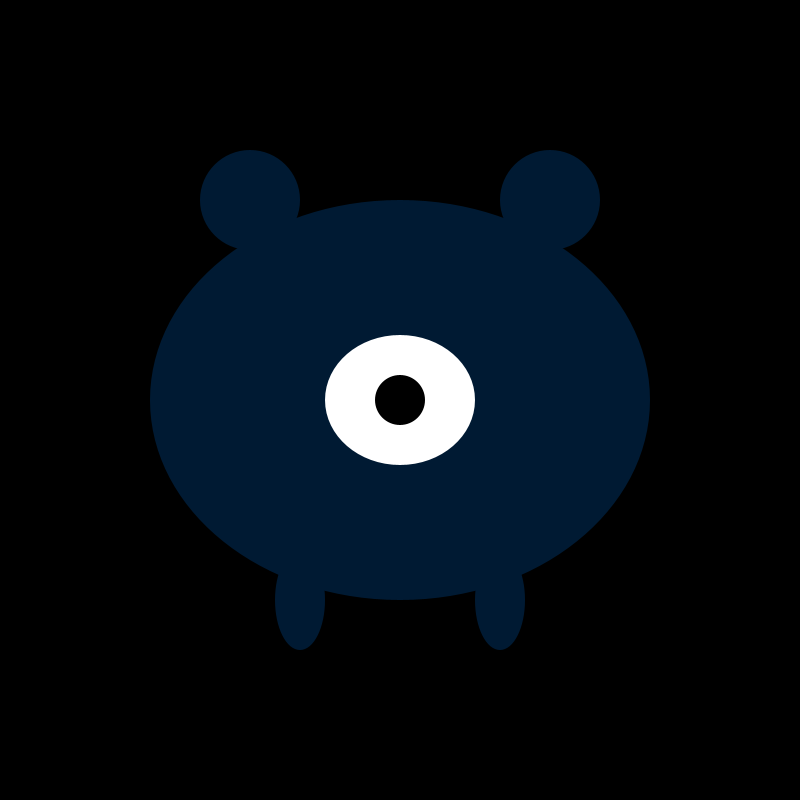
Frame 1 (no input)
Frame 60 (the mouse pressed at the canvas centre just before this capture): identical to frame 1, image omitted
Frame 120 (the mouse held since frame 60 and released just before this capture): identical to frame 1, image omitted

The Processing sketch that drew this single still picture (run headless with seeded random() and noise(); from frame 60 on, the mouse is pressed at the canvas centre):

// Processing sketch: processing_149529
// ── processing_149529.pde

int theShape = 0;
int theColor = 0;
color[] colors = { color(255,0,0), color(255,255,0), color(0,255,0), color(0,0,255) };


float R=125; 
float centerR=125; 
float a=PI/2; 
float a1=PI; 
float a2=3*PI/2; 
float pathR=125; 
float pathG=125; 
float G=125; 
float centerG=125; 
float pathB=125; 
float B=125; 
float centerB=125; 

void setup(){
  size(800,800);
  noStroke();
}

void draw(){
  background(0);
  fill( colors[theColor] );
  switch( theShape ){
    case 0:
    default:
     fill(0, 26, 51);
ellipse(400, 400, 500, 400);
//ears
ellipse(250, 200, 100, 100);
ellipse(550, 200, 100, 100);
fill (255);
ellipse(400, 400, 150, 130);
fill (0);
ellipse(400, 400, 50, 50); 
fill(0, 26, 51);
ellipse(300, 600, 50, 100);
ellipse(500, 600, 50, 100);
      break;
    case 1:
    fill(0, 26, 51);
ellipse(400, 400, 500, 400);
//ears
ellipse(250, 200, 100, 100);
ellipse(550, 200, 100, 100);
fill (255);
ellipse(400, 400, 150, 130);
fill (pathR,pathG,pathB);
pathR=centerR+R*sin(a); 
a=a+.03; 
pathG=centerG+G*sin(a1); 
a1=a1+.03; 
pathB=centerB+B*sin(a2); 
a2=a2+.03; 
ellipse(400, 400, 50, 50); 
fill(0, 26, 51);
ellipse(300, 600, 50, 100);
ellipse(500, 600, 50, 100);  
      break;
    case 2:
      beginShape();
//face
noStroke();
fill(0, 26, 51);
ellipse(400, 400, 500, 400);
//ears
ellipse(250, 200, 100, 100);
ellipse(550, 200, 100, 100);
fill (255);
ellipse(400, 400, 150, 130);
fill (0);
ellipse(400, 400, 50, 50); 
fill(255,2,0);
ellipse(250, 420, 90, 90);
ellipse(549, 420, 90, 90);
fill(0, 26, 51);
ellipse(300, 600, 50, 100);
ellipse(500, 600, 50, 100);

      endShape();
      break;
    case 3:
      beginShape();
//face
noStroke();
fill(0, 26, 51);
ellipse(400, 400, 500, 400);
//ears
ellipse(250, 200, 100, 100);
ellipse(550, 200, 100, 100);
fill (255);
ellipse(400, 400, 150, 130);
fill (0);
ellipse(400, 400, 50, 50); 
fill(0, 26, 51);
ellipse(300, 600, 50, 100);
ellipse(500, 600, 50, 100);
stroke(255);
arc(400, 550, 60, 60, -PI, 0); 
      break;
  }
}  
  
  void keyPressed(){
    if( key==CODED ){
     if( keyCode == UP ){ theShape=(theShape+1)%4; }
     if( keyCode == DOWN ){ theShape=(theShape+3)%4; }
     if( keyCode == LEFT ){ theColor=(theColor+1)%4; }
     if( keyCode == RIGHT ){ theColor=(theColor+3)%4; }
    }
  }
